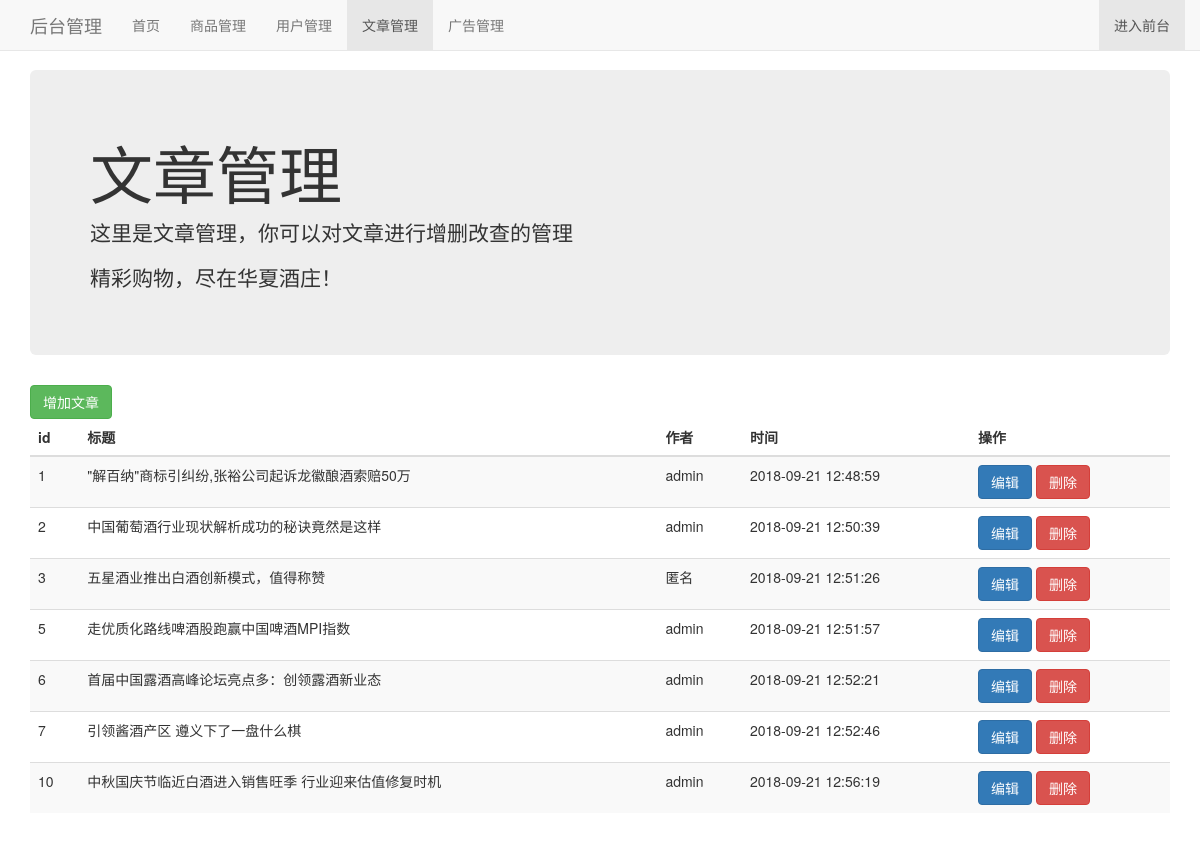
/admin/articlelist.php, run on the app's committed database.
### tables this page shows
CREATE TABLE `wenzhang` (
  `id` int(11) NOT NULL AUTO_INCREMENT,
  `title` varchar(255) NOT NULL,
  `content` text NOT NULL,
  `author` varchar(255) NOT NULL,
  `time` timestamp NOT NULL DEFAULT '0000-00-00 00:00:00' ON UPDATE CURRENT_TIMESTAMP,
  PRIMARY KEY (`id`)
);

### admin/articlelist.php (the view, shortened to what this page needs)
<?php
include '../conn.php';
?>
<!DOCTYPE html>
<html lang="zh">
  <head>
    <link href="./css/bootstrap.min.css" rel="stylesheet">
    <link href="./css/navbar-fixed-top.css" rel="stylesheet">
  </head>
  <body>
    <nav class="navbar navbar-default navbar-fixed-top">
      <div class="container">
        <div class="navbar-header">
          <a class="navbar-brand" href="#">后台管理</a>
        </div>
        <div id="navbar" class="navbar-collapse collapse">
          <ul class="nav navbar-nav">
            <li><a href="/admin/main.php">首页</a></li>
            <li><a href="/admin/goodslist.php">商品管理</a></li>
            <li><a href="/admin/userlist.php">用户管理</a></li>
            <li class="active"><a href="/admin/articlelist.php">文章管理</a></li>
            <li><a href="/admin/advlist.php">广告管理</a></li>
          </ul>
          <ul class="nav navbar-nav navbar-right">
            <li class="active"><a href="/index.php">进入前台 <span class="sr-only">(current)</span></a></li>
          </ul>
        </div>
      </div>
    </nav>
    <div class="container">
      <div class="jumbotron">
        <h1>文章管理</h1>
        <p>这里是文章管理，你可以对文章进行增删改查的管理</p>
        <p>精彩购物，尽在华夏酒庄！</p>
      </div>
                <table class="table table-striped">
        <a href="addarticle.php" class="btn btn-success">增加文章</a>
        <thead>
          <tr>
            <th>id</th>
            <th>标题</th>
            <th>作者</th>
            <th>时间</th>
            <th>操作</th>
          </tr>
        </thead>
        <tbody>
      <?php
      $sql = "SELECT * FROM wenzhang";
      $result = $conn->query($sql);
      if ($result->num_rows > 0) {
        while($row = $result->fetch_assoc()) {
          ?>
    <tr>
      <td><?php echo $row["id"]; ?></td>
      <td><?php echo $row["title"]; ?></td>
      <td><?php echo $row["author"]; ?></td>
      <td><?php echo $row["time"]; ?></td>
      <td>
        <a href="editarticle.php?aid=<?php echo $row["id"]; ?>" class="btn btn-primary">编辑</a>
        <button  class="btn btn-danger" data-toggle="modal" onclick="delarticle(<?php echo $row['id']?>)" data-target="#myModal">删除</button>
      </td>
    </tr>
          <?php
        }
      } else {
        echo "0 个结果";
      }
      ?>
    </tbody>
  </table>
  </body>
</html>

### admin/css/navbar-fixed-top.css (style rules this page uses)
body { min-height: 2000px; padding-top: 70px; }

### data on the page
wenzhang: id "1", title "\"解百纳\"商标引纠纷,张裕公司起诉龙徽酿酒索赔50万", author "admin", time "2018-09-21 12:48:59"
wenzhang: id "2", title "中国葡萄酒行业现状解析成功的秘诀竟然是这样", author "admin", time "2018-09-21 12:50:39"
wenzhang: id "3", title "五星酒业推出白酒创新模式，值得称赞", author "匿名", time "2018-09-21 12:51:26"
wenzhang: id "5", title "走优质化路线啤酒股跑赢中国啤酒MPI指数", author "admin", time "2018-09-21 12:51:57"
wenzhang: id "6", title "首届中国露酒高峰论坛亮点多：创领露酒新业态", author "admin", time "2018-09-21 12:52:21"
wenzhang: id "7", title "引领酱酒产区 遵义下了一盘什么棋", author "admin", time "2018-09-21 12:52:46"
wenzhang: id "10", title "中秋国庆节临近白酒进入销售旺季 行业迎来估值修复时机", author "admin", time "2018-09-21 12:56:19"
